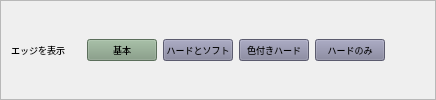
                <widget class="QFrame" name="showEdgeFrame">
                 <property name="minimumSize">
                  <size>
                   <width>0</width>
                   <height>0</height>
                  </size>
                 </property>
                 <property name="frameShape">
                  <enum>QFrame::StyledPanel</enum>
                 </property>
                 <property name="frameShadow">
                  <enum>QFrame::Raised</enum>
                 </property>
                 <layout class="QGridLayout" name="gridLayout_9">
                  <property name="leftMargin">
                   <number>10</number>
                  </property>
                  <property name="topMargin">
                   <number>2</number>
                  </property>
                  <property name="rightMargin">
                   <number>10</number>
                  </property>
                  <property name="bottomMargin">
                   <number>2</number>
                  </property>
                  <item row="0" column="0">
                   <layout class="QHBoxLayout" name="showEdgeHLO">
                    <item>
                     <widget class="QLabel" name="showEdgeLbl">
                      <property name="minimumSize">
                       <size>
                        <width>70</width>
                        <height>0</height>
                       </size>
                      </property>
                      <property name="maximumSize">
                       <size>
                        <width>70</width>
                        <height>16777215</height>
                       </size>
                      </property>
                      <property name="font">
                       <font>
                        <pointsize>7</pointsize>
                       </font>
                      </property>
                      <property name="text">
                       <string>エッジを表示</string>
                      </property>
                     </widget>
                    </item>
                    <item>
                     <widget class="QPushButton" name="showEdgeBasicBtn">
                      <property name="minimumSize">
                       <size>
                        <width>70</width>
                        <height>0</height>
                       </size>
                      </property>
                      <property name="maximumSize">
                       <size>
                        <width>70</width>
                        <height>16777215</height>
                       </size>
                      </property>
                      <property name="font">
                       <font>
                        <pointsize>7</pointsize>
                       </font>
                      </property>
                      <property name="styleSheet">
                       <string notr="true">#showEdgeBasicBtn{background-color:#809a80;color:#000;}</string>
                      </property>
                      <property name="text">
                       <string>基本</string>
                      </property>
                     </widget>
                    </item>
                    <item>
                     <widget class="QPushButton" name="showEdgeHardAndSoftBtn">
                      <property name="minimumSize">
                       <size>
                        <width>70</width>
                        <height>0</height>
                       </size>
                      </property>
                      <property name="maximumSize">
                       <size>
                        <width>70</width>
                        <height>16777215</height>
                       </size>
                      </property>
                      <property name="font">
                       <font>
                        <pointsize>7</pointsize>
                       </font>
                      </property>
                      <property name="styleSheet">
                       <string notr="true">#showEdgeHardAndSoftBtn{background-color:#80809a;color:#000;}</string>
                      </property>
                      <property name="text">
                       <string>ハードとソフト</string>
                      </property>
                     </widget>
                    </item>
                    <item>
                     <widget class="QPushButton" name="showEdgeColoredHardBtn">
                      <property name="minimumSize">
                       <size>
                        <width>70</width>
                        <height>0</height>
                       </size>
                      </property>
                      <property name="maximumSize">
                       <size>
                        <width>70</width>
                        <height>16777215</height>
                       </size>
                      </property>
                      <property name="font">
                       <font>
                        <pointsize>7</pointsize>
                       </font>
                      </property>
                      <property name="styleSheet">
                       <string notr="true">#showEdgeColoredHardBtn{background-color:#80809a;color:#000;}</string>
                      </property>
                      <property name="text">
                       <string>色付きハード</string>
                      </property>
                     </widget>
                    </item>
                    <item>
                     <widget class="QPushButton" name="showEdgeOnlyHardBtn">
                      <property name="minimumSize">
                       <size>
                        <width>70</width>
                        <height>0</height>
                       </size>
                      </property>
                      <property name="maximumSize">
                       <size>
                        <width>70</width>
                        <height>16777215</height>
                       </size>
                      </property>
                      <property name="font">
                       <font>
                        <pointsize>7</pointsize>
                       </font>
                      </property>
                      <property name="styleSheet">
                       <string notr="true">#showEdgeOnlyHardBtn{background-color:#80809a;color:#000;}</string>
                      </property>
                      <property name="text">
                       <string>ハードのみ</string>
                      </property>
                     </widget>
                    </item>
                    <item>
                     <spacer name="horizontalSpacer_5">
                      <property name="orientation">
                       <enum>Qt::Horizontal</enum>
                      </property>
                      <property name="sizeHint" stdset="0">
                       <size>
                        <width>40</width>
                        <height>20</height>
                       </size>
                      </property>
                     </spacer>
                    </item>
                   </layout>
                  </item>
                 </layout>
                </widget>
